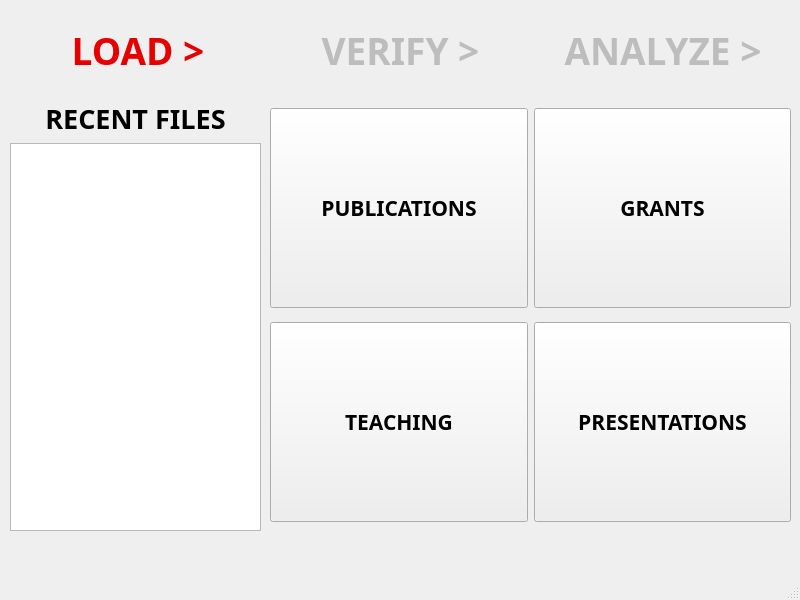
<?xml version="1.0" encoding="UTF-8"?>
<ui version="4.0">
 <class>LoadCSV</class>
 <widget class="QMainWindow" name="LoadCSV">
  <property name="geometry">
   <rect>
    <x>0</x>
    <y>0</y>
    <width>800</width>
    <height>600</height>
   </rect>
  </property>
  <property name="windowTitle">
   <string>MainWindow</string>
  </property>
  <widget class="QWidget" name="centralwidget">
   <widget class="QWidget" name="verticalLayoutWidget">
    <property name="geometry">
     <rect>
      <x>10</x>
      <y>100</y>
      <width>251</width>
      <height>431</height>
     </rect>
    </property>
    <layout class="QVBoxLayout" name="recent_files_area">
     <item>
      <widget class="QLabel" name="recent_files_label">
       <property name="font">
        <font>
         <family>Arial Black</family>
         <weight>75</weight>
         <bold>true</bold>
        </font>
       </property>
       <property name="text">
        <string>&lt;html&gt;&lt;head/&gt;&lt;body&gt;&lt;p align=&quot;center&quot;&gt;&lt;span style=&quot; font-size:20pt; font-weight:600;&quot;&gt;RECENT FILES&lt;/span&gt;&lt;/p&gt;&lt;/body&gt;&lt;/html&gt;</string>
       </property>
       <property name="alignment">
        <set>Qt::AlignLeading|Qt::AlignLeft|Qt::AlignTop</set>
       </property>
      </widget>
     </item>
     <item>
      <widget class="QListView" name="recent_files_list"/>
     </item>
    </layout>
   </widget>
   <widget class="QWidget" name="verticalLayoutWidget_2">
    <property name="geometry">
     <rect>
      <x>270</x>
      <y>100</y>
      <width>521</width>
      <height>431</height>
     </rect>
    </property>
    <layout class="QVBoxLayout" name="select_csv_area">
     <item>
      <layout class="QHBoxLayout" name="horizontalLayout_3">
       <item>
        <widget class="QPushButton" name="publication_btn">
         <property name="minimumSize">
          <size>
           <width>200</width>
           <height>200</height>
          </size>
         </property>
         <property name="font">
          <font>
           <family>Arial Black</family>
           <pointsize>16</pointsize>
           <weight>75</weight>
           <bold>true</bold>
          </font>
         </property>
         <property name="text">
          <string>PUBLICATIONS</string>
         </property>
        </widget>
       </item>
       <item>
        <widget class="QPushButton" name="grant_btn">
         <property name="minimumSize">
          <size>
           <width>200</width>
           <height>200</height>
          </size>
         </property>
         <property name="font">
          <font>
           <family>Arial Black</family>
           <pointsize>16</pointsize>
           <weight>75</weight>
           <bold>true</bold>
          </font>
         </property>
         <property name="text">
          <string>GRANTS</string>
         </property>
        </widget>
       </item>
      </layout>
     </item>
     <item>
      <layout class="QHBoxLayout" name="horizontalLayout_2">
       <item>
        <widget class="QPushButton" name="teaching_btn">
         <property name="minimumSize">
          <size>
           <width>200</width>
           <height>200</height>
          </size>
         </property>
         <property name="font">
          <font>
           <family>Arial Black</family>
           <pointsize>16</pointsize>
           <weight>75</weight>
           <bold>true</bold>
          </font>
         </property>
         <property name="text">
          <string>TEACHING</string>
         </property>
        </widget>
       </item>
       <item>
        <widget class="QPushButton" name="presentation_btn">
         <property name="minimumSize">
          <size>
           <width>200</width>
           <height>200</height>
          </size>
         </property>
         <property name="font">
          <font>
           <family>Arial Black</family>
           <pointsize>16</pointsize>
           <weight>75</weight>
           <bold>true</bold>
          </font>
         </property>
         <property name="text">
          <string>PRESENTATIONS</string>
         </property>
        </widget>
       </item>
      </layout>
     </item>
    </layout>
   </widget>
   <widget class="QWidget" name="horizontalLayoutWidget">
    <property name="geometry">
     <rect>
      <x>10</x>
      <y>10</y>
      <width>781</width>
      <height>80</height>
     </rect>
    </property>
    <layout class="QHBoxLayout" name="navigation_area">
     <item>
      <widget class="QPushButton" name="load_btn">
       <property name="maximumSize">
        <size>
         <width>16777215</width>
         <height>50</height>
        </size>
       </property>
       <property name="palette">
        <palette>
         <active>
          <colorrole role="ButtonText">
           <brush brushstyle="SolidPattern">
            <color alpha="255">
             <red>231</red>
             <green>0</green>
             <blue>0</blue>
            </color>
           </brush>
          </colorrole>
         </active>
         <inactive>
          <colorrole role="ButtonText">
           <brush brushstyle="SolidPattern">
            <color alpha="255">
             <red>231</red>
             <green>0</green>
             <blue>0</blue>
            </color>
           </brush>
          </colorrole>
         </inactive>
         <disabled>
          <colorrole role="ButtonText">
           <brush brushstyle="SolidPattern">
            <color alpha="255">
             <red>120</red>
             <green>120</green>
             <blue>120</blue>
            </color>
           </brush>
          </colorrole>
         </disabled>
        </palette>
       </property>
       <property name="font">
        <font>
         <family>Arial Black</family>
         <pointsize>28</pointsize>
         <weight>75</weight>
         <bold>true</bold>
        </font>
       </property>
       <property name="text">
        <string>LOAD &gt;</string>
       </property>
       <property name="flat">
        <bool>true</bool>
       </property>
      </widget>
     </item>
     <item>
      <widget class="QPushButton" name="verify_btn">
       <property name="maximumSize">
        <size>
         <width>16777215</width>
         <height>50</height>
        </size>
       </property>
       <property name="palette">
        <palette>
         <active>
          <colorrole role="ButtonText">
           <brush brushstyle="SolidPattern">
            <color alpha="255">
             <red>189</red>
             <green>189</green>
             <blue>189</blue>
            </color>
           </brush>
          </colorrole>
         </active>
         <inactive>
          <colorrole role="ButtonText">
           <brush brushstyle="SolidPattern">
            <color alpha="255">
             <red>189</red>
             <green>189</green>
             <blue>189</blue>
            </color>
           </brush>
          </colorrole>
         </inactive>
         <disabled>
          <colorrole role="ButtonText">
           <brush brushstyle="SolidPattern">
            <color alpha="255">
             <red>120</red>
             <green>120</green>
             <blue>120</blue>
            </color>
           </brush>
          </colorrole>
         </disabled>
        </palette>
       </property>
       <property name="font">
        <font>
         <family>Arial Black</family>
         <pointsize>28</pointsize>
         <weight>75</weight>
         <bold>true</bold>
        </font>
       </property>
       <property name="text">
        <string>VERIFY &gt;</string>
       </property>
       <property name="flat">
        <bool>true</bool>
       </property>
      </widget>
     </item>
     <item>
      <widget class="QPushButton" name="analyze_btn">
       <property name="maximumSize">
        <size>
         <width>16777215</width>
         <height>50</height>
        </size>
       </property>
       <property name="palette">
        <palette>
         <active>
          <colorrole role="ButtonText">
           <brush brushstyle="SolidPattern">
            <color alpha="255">
             <red>189</red>
             <green>189</green>
             <blue>189</blue>
            </color>
           </brush>
          </colorrole>
         </active>
         <inactive>
          <colorrole role="ButtonText">
           <brush brushstyle="SolidPattern">
            <color alpha="255">
             <red>189</red>
             <green>189</green>
             <blue>189</blue>
            </color>
           </brush>
          </colorrole>
         </inactive>
         <disabled>
          <colorrole role="ButtonText">
           <brush brushstyle="SolidPattern">
            <color alpha="255">
             <red>120</red>
             <green>120</green>
             <blue>120</blue>
            </color>
           </brush>
          </colorrole>
         </disabled>
        </palette>
       </property>
       <property name="font">
        <font>
         <family>Arial Black</family>
         <pointsize>28</pointsize>
         <weight>75</weight>
         <bold>true</bold>
        </font>
       </property>
       <property name="text">
        <string>ANALYZE &gt;</string>
       </property>
       <property name="flat">
        <bool>true</bool>
       </property>
      </widget>
     </item>
    </layout>
   </widget>
  </widget>
  <widget class="QMenuBar" name="menubar">
   <property name="geometry">
    <rect>
     <x>0</x>
     <y>0</y>
     <width>800</width>
     <height>21</height>
    </rect>
   </property>
  </widget>
  <widget class="QStatusBar" name="statusbar"/>
 </widget>
 <resources/>
 <connections/>
</ui>
